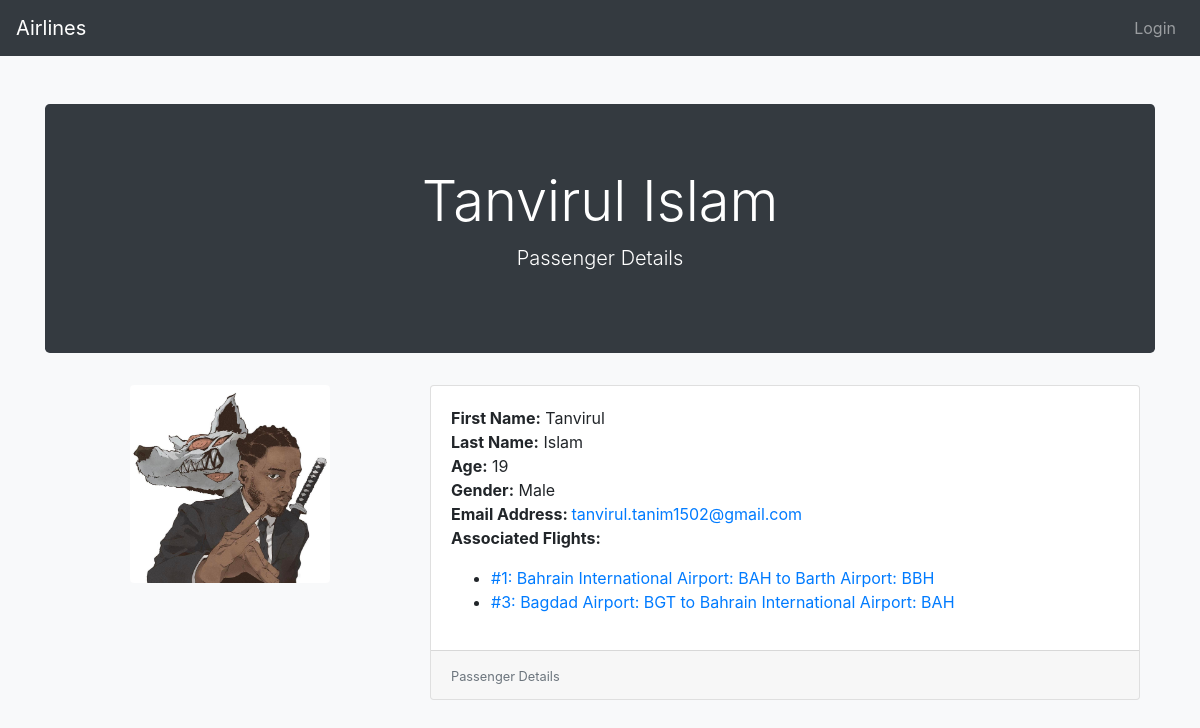
Page /flights/passengers/1 on the committed database.
### Flights/models.py (models this page shows, shortened)
class Passenger(models.Model):
    profileImage = models.ImageField(upload_to='profile_pictures', blank=True)
    firstName = models.CharField(max_length=100, null=False)
    lastName = models.CharField(max_length=100, blank=True)
    age = models.IntegerField()
    genderChoices = [
        ('M', 'Male'),
        ('F', 'Female'),
    ]
    gender = models.CharField(max_length=1, choices=genderChoices)
    email = models.EmailField(max_length=100)
    flights = models.ManyToManyField(Flight, blank=True, related_name="passengers")

class Flight(models.Model):
    origin = models.ForeignKey(Airport, on_delete=models.CASCADE, related_name='departures')
    destination = models.ForeignKey(Airport, on_delete=models.CASCADE, related_name='arrivals')
    estimatedDuration = models.IntegerField()
    departureTime = models.DateTimeField()

class Airport(models.Model):
    name = models.CharField(max_length=100, null=False)
    code = models.CharField(max_length=5, null=False)
    city = models.CharField(max_length=100, null=False)
    def __str__(self):
        return f"{self.name}: {self.code}"

### Flights/views.py (the view)
# urls.py: path('passengers/<int:id>', views.passenger, name='passenger_details'),
def passenger(request, id):
    passenger = models.Passenger.objects.get(pk=id)
    return render(request, 'Flights/passenger_details.html', {
        'passenger': passenger
    })

### Flights/templates/Flights/passenger_details.html (shortened to what this page needs)
{% extends 'Flights/layout.html' %}
{% block body %}
    <div class="jumbotron text-center">
        <h1 class="display-4">{{ passenger.firstName }} {{ passenger.lastName }}</h1>
        <p class="lead">Passenger Details</p>
    </div>
    <div class="container">
        <div class="row">
            <div class="col-md-4 mb-4">
                <div class="text-center">
                    {% if passenger.profileImage %}
                        <img src="{{ passenger.profileImage.url }}" alt="{{ passenger.firstName }}'s Profile Picture" class="img-fluid rounded" style="max-width: 200px; max-height: 200px;">
                    {% else %}
                        <div class="rounded" style="width: 200px; height: 200px; background-color: #ccc;"></div>
                    {% endif %}
                </div>
            </div>
            <div class="col-md-8">
                <div class="card">
                    <div class="card-body">
                        <p class="card-text">
                            <strong>First Name:</strong> {{ passenger.firstName }}<br>
                            <strong>Last Name:</strong> {{ passenger.lastName }}<br>
                            <strong>Age:</strong> {{ passenger.age }}<br>
                            <strong>Gender:</strong> {{ passenger.get_gender_display }}<br>
                            <strong>Email Address: <a href="mailto:{{ passenger.email }}"> </strong> {{ passenger.email }} </a> <br>
                            <strong>Associated Flights:</strong>
                            {% if passenger.flights.count > 0 %}
                                <ul>
                                    {% for flight in passenger.flights.all %}
                                        <li> <a href="{% url 'flights:flight_details' flight.id %}"> #{{ flight.id }}: {{ flight.origin }} to {{ flight.destination }} </a> </li>
                                    {% endfor %}
                                </ul>
                            {% else %}
                                No associated flights.
                            {% endif %}
                        </p>
                    </div>
                    <div class="card-footer">
                        <small class="text-muted">Passenger Details</small>
                    </div>
                </div>
            </div>
        </div>
    </div>
{% endblock %}

### Flights/templates/Flights/layout.html (style rules this page uses)
body { background-color: #f8f9fa; }
.jumbotron { background-color: #343a40; color: white; }

### rows in the picture
Passenger: firstName "Tanvirul", lastName "Islam", profileImage (picture), age "19", gender "Male", email "tanvirul.tanim1502@gmail.com"
Flight: id "1", origin "Bahrain International Airport: BAH", destination "Barth Airport: BBH"
Flight: id "3", origin "Bagdad Airport: BGT", destination "Bahrain International Airport: BAH"
